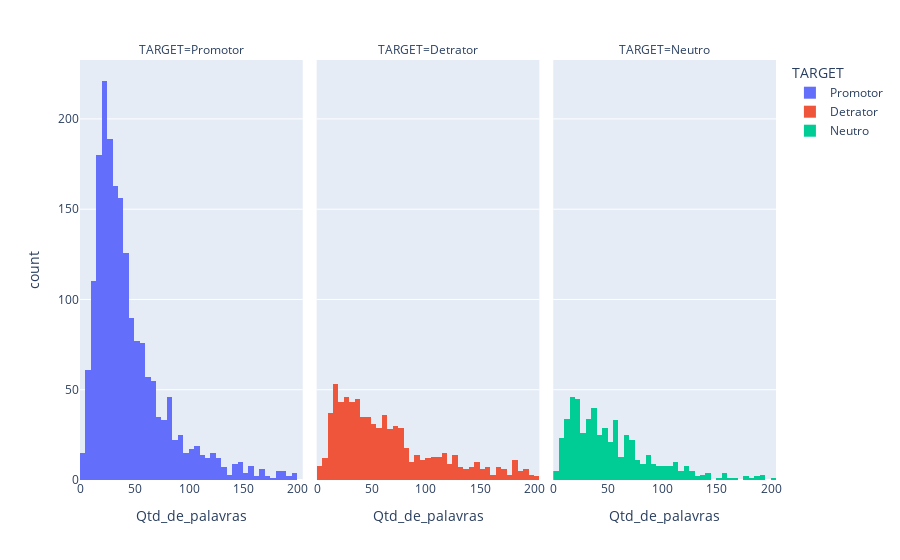

Here is the notebook cell this chart was saved with:
### Code cell
# avaliando a relação entre a quantidade de palavras e o target
px.histogram(df[df['Qtd_de_palavras']<=200], x='Qtd_de_palavras', color="TARGET", facet_col='TARGET')

### Figure 1 — Plotly figure (JSON) as saved in the notebook; plotly's stock layout.template omitted (floating-point values rounded to 4 significant figures; data arrays with more than 128 entries replaced by an {"elided": "..."} marker saying what was removed)
{"data": [{"alignmentgroup": "True", "bingroup": "x", "hovertemplate": "TARGET=Promotor<br>Qtd_de_palavras=%{x}<br>count=%{y}<extra></extra>", "legendgroup": "Promotor", "marker": {"color": "#636efa", "pattern": {"shape": ""}}, "name": "Promotor", "offsetgroup": "Promotor", "orientation": "v", "showlegend": true, "type": "histogram", "x": {"elided": "1909 int values"}, "xaxis": "x", "yaxis": "y"}, {"alignmentgroup": "True", "bingroup": "x", "hovertemplate": "TARGET=Detrator<br>Qtd_de_palavras=%{x}<br>count=%{y}<extra></extra>", "legendgroup": "Detrator", "marker": {"color": "#EF553B", "pattern": {"shape": ""}}, "name": "Detrator", "offsetgroup": "Detrator", "orientation": "v", "showlegend": true, "type": "histogram", "x": {"elided": "758 int values"}, "xaxis": "x2", "yaxis": "y2"}, {"alignmentgroup": "True", "bingroup": "x", "hovertemplate": "TARGET=Neutro<br>Qtd_de_palavras=%{x}<br>count=%{y}<extra></extra>", "legendgroup": "Neutro", "marker": {"color": "#00cc96", "pattern": {"shape": ""}}, "name": "Neutro", "offsetgroup": "Neutro", "orientation": "v", "showlegend": true, "type": "histogram", "x": {"elided": "541 int values"}, "xaxis": "x3", "yaxis": "y3"}], "layout": {"annotations": [{"font": {}, "showarrow": false, "text": "TARGET=Promotor", "x": 0.16, "xanchor": "center", "xref": "paper", "y": 1, "yanchor": "bottom", "yref": "paper"}, {"font": {}, "showarrow": false, "text": "TARGET=Detrator", "x": 0.5, "xanchor": "center", "xref": "paper", "y": 1, "yanchor": "bottom", "yref": "paper"}, {"font": {}, "showarrow": false, "text": "TARGET=Neutro", "x": 0.84, "xanchor": "center", "xref": "paper", "y": 1, "yanchor": "bottom", "yref": "paper"}], "barmode": "relative", "legend": {"title": {"text": "TARGET"}, "tracegroupgap": 0}, "margin": {"t": 60}, "xaxis": {"anchor": "y", "domain": [0, 0.32], "title": {"text": "Qtd_de_palavras"}}, "xaxis2": {"anchor": "y2", "domain": [0.34, 0.66], "matches": "x", "title": {"text": "Qtd_de_palavras"}}, "xaxis3": {"anchor": "y3", "domain": [0.68, 1.0], "matches": "x", "title": {"text": "Qtd_de_palavras"}}, "yaxis": {"anchor": "x", "domain": [0, 1], "title": {"text": "count"}}, "yaxis2": {"anchor": "x2", "domain": [0, 1], "matches": "y", "showticklabels": false}, "yaxis3": {"anchor": "x3", "domain": [0, 1], "matches": "y", "showticklabels": false}}}
